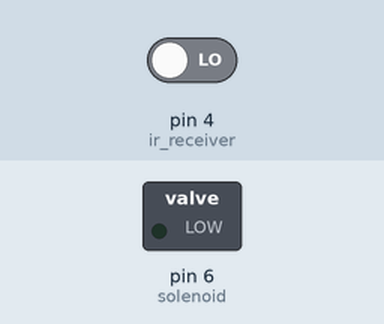
Simulated run of this sketch. Board: Arduino Uno, built with avr-gcc and run on an emulated ATmega328P. On the bench: switched loads named in the sketch (green lamp = pin HIGH). Inputs (shaded band) come from the test bench; at power-on: pin 4 (ir_receiver) LOW.

Above: at 1.2 s.
1.3 s: pin 4 (ir_receiver) driven HIGH
At 2.4 s:
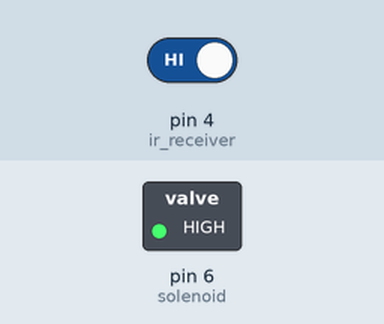
2.8 s: pin 4 (ir_receiver) driven LOW
At 3.6 s:
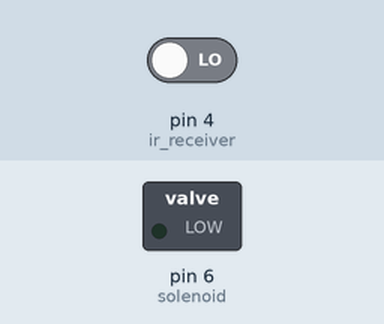
Timing chart, 0 to 5.8 s (numbered marks = the images above; inputs shaded):
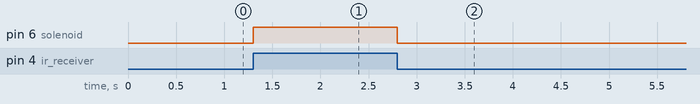

The sketch:

Automatic_Water_Dispenser.ino
```cpp
int solenoid = 6;
int ir_receiver = 4;

const long interval = 1000; //the value is a number of milliseconds, i.e. 1 Second

void setup() {

pinMode(ir_receiver, INPUT);
pinMode(solenoid, OUTPUT);
}

void loop() {

int value = digitalRead(ir_receiver);

unsigned long currentMillis = millis();

if(value == HIGH) {
Serial.println("Value is High");
digitalWrite(solenoid, HIGH);
}

else {
Serial.println("Value is Low");
digitalWrite(solenoid, LOW);
}

Serial.println(value);
}
```

Measured:
- after the input at 1.3 s, pin 6 (solenoid): LOW → HIGH at once
- after the input at 2.8 s, pin 6 (solenoid): HIGH → LOW at once
